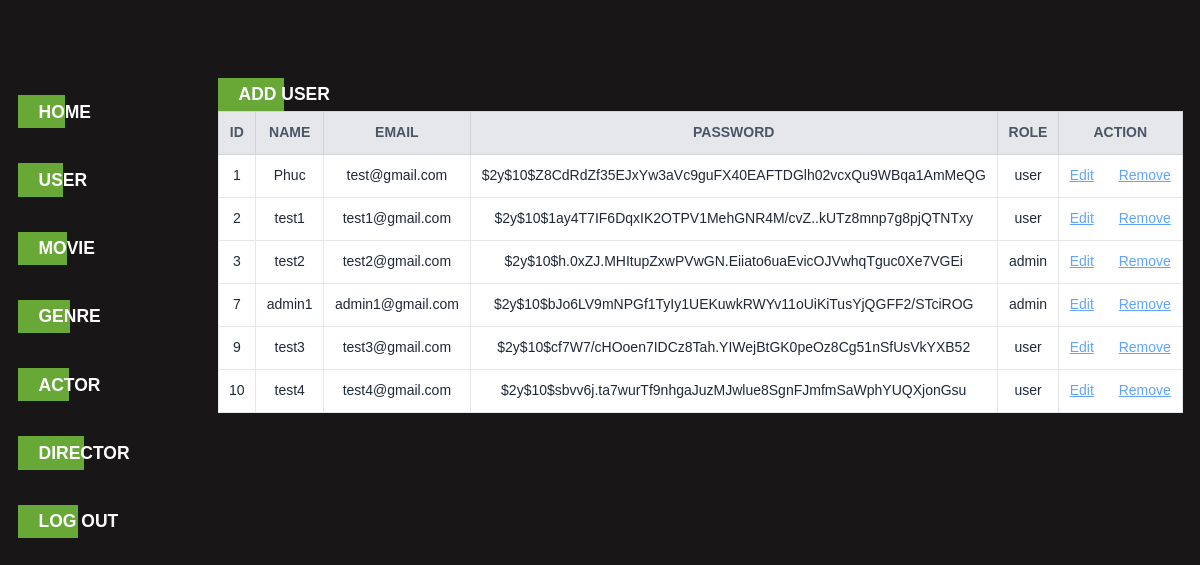
The app's page /useradmin.php with its own data.
### tables this page shows
CREATE TABLE `users` (
  `id` bigint(20) UNSIGNED NOT NULL,
  `name` varchar(255) NOT NULL,
  `email` varchar(255) NOT NULL,
  `email_verified_at` timestamp NULL DEFAULT NULL,
  `password` varchar(255) NOT NULL,
  `remember_token` varchar(100) DEFAULT NULL,
  `created_at` timestamp NULL DEFAULT NULL,
  `updated_at` timestamp NULL DEFAULT NULL,
  `role` enum('admin','user') NOT NULL DEFAULT 'user'
);

### useradmin.php (the view, shortened to what this page needs)
<!DOCTYPE html>
<html lang="en">
<head>
    <script src="https://cdn.tailwindcss.com"></script>
    <link rel="stylesheet" href="app.css">
</head>
<body>
    <?php
    $pdo = new PDO("mysql:host=localhost;dbname=online_movie", "root", "");
    $pdo->query("set names 'utf8'");
    $sql = "SELECT id, name, email, password, role FROM users";
    $stmt = $pdo->prepare($sql);
    $stmt->execute();
    $users = $stmt->fetchAll(PDO::FETCH_ASSOC);
    ?>
    <div class="grid grid-cols-12">
        <div class="col-span-2 p-5  h-dvh">
            <ul>
                <li class="py-5">
                    <a href="homeadmin.php" class="btn btn-hover text-white" >
                        <span>Home</span>
                    </a>
                </li>
                <li class="py-5">
                    <a href="homeadmin.php" class="btn btn-hover text-white" >
                        <span>User</span>
                    </a>
                </li>
                <li class="py-5">
                    <a href="homeadmin.php" class="btn btn-hover text-white" >
                        <span>Movie</span>
                    </a>
                </li>
                <li class="py-5">
                    <a href="genre.php" class="btn btn-hover text-white" >
                        <span>Genre</span>
                    </a>
                </li>
                <li class="py-5">
                    <a href="homeadmin.php" class="btn btn-hover text-white" >
                        <span>Actor</span>
                    </a>
                </li>
                <li class="py-5">
                    <a href="homeadmin.php" class="btn btn-hover text-white" >
                        <span>director</span>
                    </a>
                </li>
                <li class="py-5">
                    <a href="home.php" class="btn btn-hover text-white" >
                        <span>log out</span>
                    </a>
                </li>
            </ul>
        </div>
        <div class="col-span-10 p-5">
            <button class="btn btn-hover">
                <a href="useradd.php" class="z-10">
                    Add user
                </a>
            </button>
            <table class="border-collapse w-full">
                <thead>
                    <tr>
                        <th class="p-3 font-bold uppercase bg-gray-200 text-gray-600 border border-gray-300 hidden lg:table-cell">id</th>
                        <th class="p-3 font-bold uppercase bg-gray-200 text-gray-600 border border-gray-300 hidden lg:table-cell">Name</th>
                        <th class="p-3 font-bold uppercase bg-gray-200 text-gray-600 border border-gray-300 hidden lg:table-cell">Email</th>
                        <th class="p-3 font-bold uppercase bg-gray-200 text-gray-600 border border-gray-300 hidden lg:table-cell">Password</th>
                        <th class="p-3 font-bold uppercase bg-gray-200 text-gray-600 border border-gray-300 hidden lg:table-cell">Role</th>
                        <th class="p-3 font-bold uppercase bg-gray-200 text-gray-600 border border-gray-300 hidden lg:table-cell">Action</th>
                    </tr>
                </thead>
                <tbody>
                    <?php
                        foreach($users as $user){
                    ?>
                    <tr class="bg-white lg:hover:bg-gray-100 flex lg:table-row flex-row lg:flex-row flex-wrap lg:flex-no-wrap mb-10 lg:mb-0">
                        <td class="w-full lg:w-auto p-3 text-gray-800 text-center border border-b block lg:table-cell relative lg:static">
                            <?php echo $user['id']; ?>
                        </td>
                        <td class="w-full lg:w-auto p-3 text-gray-800 text-center border border-b text-center block lg:table-cell relative lg:static">
                            <?php echo $user['name']; ?>
                        </td>
                        <td class="w-full lg:w-auto p-3 text-gray-800 text-center border border-b text-center block lg:table-cell relative lg:static">
                            <?php echo $user['email']; ?>
                        </td>
                        <td class="w-full lg:w-auto p-3 text-gray-800 text-center border border-b text-center block lg:table-cell relative lg:static">
                            <?php echo $user['password']; ?>
                        </td>
                        <td class="w-full lg:w-auto p-3 text-gray-800 text-center border border-b text-center block lg:table-cell relative lg:static">
                            <?php echo $user['role']; ?>
                        </td>
                        <td class="w-full lg:w-auto p-3 text-gray-800 text-center border border-b text-center block lg:table-cell relative lg:static">
                            <a href="useredit.php?id=<?php echo $user['id'];?>" class="text-blue-400 hover:text-blue-600 underline">Edit</a>
                            <form method="post" style="display: inline;">
                                <button type="submit" name="remove" class="text-blue-400 hover:text-blue-600 underline pl-6">
                                    <span>Remove</span>
                                </button>
                            </form>
                        </td>
                    </tr>
                    <?php
                        }
                    ?>
                </tbody>
            </table>
        </div>
    </div>
</body>
</html>

### app.css (style rules this page uses)
:root { --main-color: #68a837; --body-bg: #181616; --box-bg: #221f1f; --text-color: #ffffff; --nav-height: 60px; --space-top: 30px; }
* { padding: 0; margin: 0; box-sizing: border-box; }
html { font-size: 16px; }
body { font-family: "Cairo", sans-serif; background-color: var(--body-bg); color: var(--text-color); padding-top: var(--nav-height); }
a { text-decoration: none; color: unset; }
.btn { color: #ffffff; padding: 0.25rem 1.5rem; text-transform: uppercase; font-size: 1.25rem; font-weight: 700; display: inline-flex; position: relative; align-items: center; }
.btn-hover::before { z-index: 1; content: ""; position: absolute; top: 0; left: 0; width: 50%; height: 100%; background-color: var(--main-color); transition: 0.3s ease-in-out; }
.btn i, .btn span { z-index: 1; }
@media only screen and (max-width: 1280px) { html { font-size: 14px; } }

### records on screen
users: id "1", name "Phuc", email "test@gmail.com", password "$2y$10$Z8CdRdZf35EJxYw3aVc9guFX40EAFTDGlh02vcxQu9WBqa1AmMeQG", role "user"
users: id "2", name "test1", email "test1@gmail.com", password "$2y$10$1ay4T7IF6DqxIK2OTPV1MehGNR4M/cvZ..kUTz8mnp7g8pjQTNTxy", role "user"
users: id "3", name "test2", email "test2@gmail.com", password "$2y$10$h.0xZJ.MHItupZxwPVwGN.Eiiato6uaEvicOJVwhqTguc0Xe7VGEi", role "admin"
users: id "7", name "admin1", email "admin1@gmail.com", password "$2y$10$bJo6LV9mNPGf1TyIy1UEKuwkRWYv11oUiKiTusYjQGFF2/STciROG", role "admin"
users: id "9", name "test3", email "test3@gmail.com", password "$2y$10$cf7W7/cHOoen7IDCz8Tah.YIWejBtGK0peOz8Cg51nSfUsVkYXB52", role "user"
users: id "10", name "test4", email "test4@gmail.com", password "$2y$10$sbvv6j.ta7wurTf9nhgaJuzMJwlue8SgnFJmfmSaWphYUQXjonGsu", role "user"
